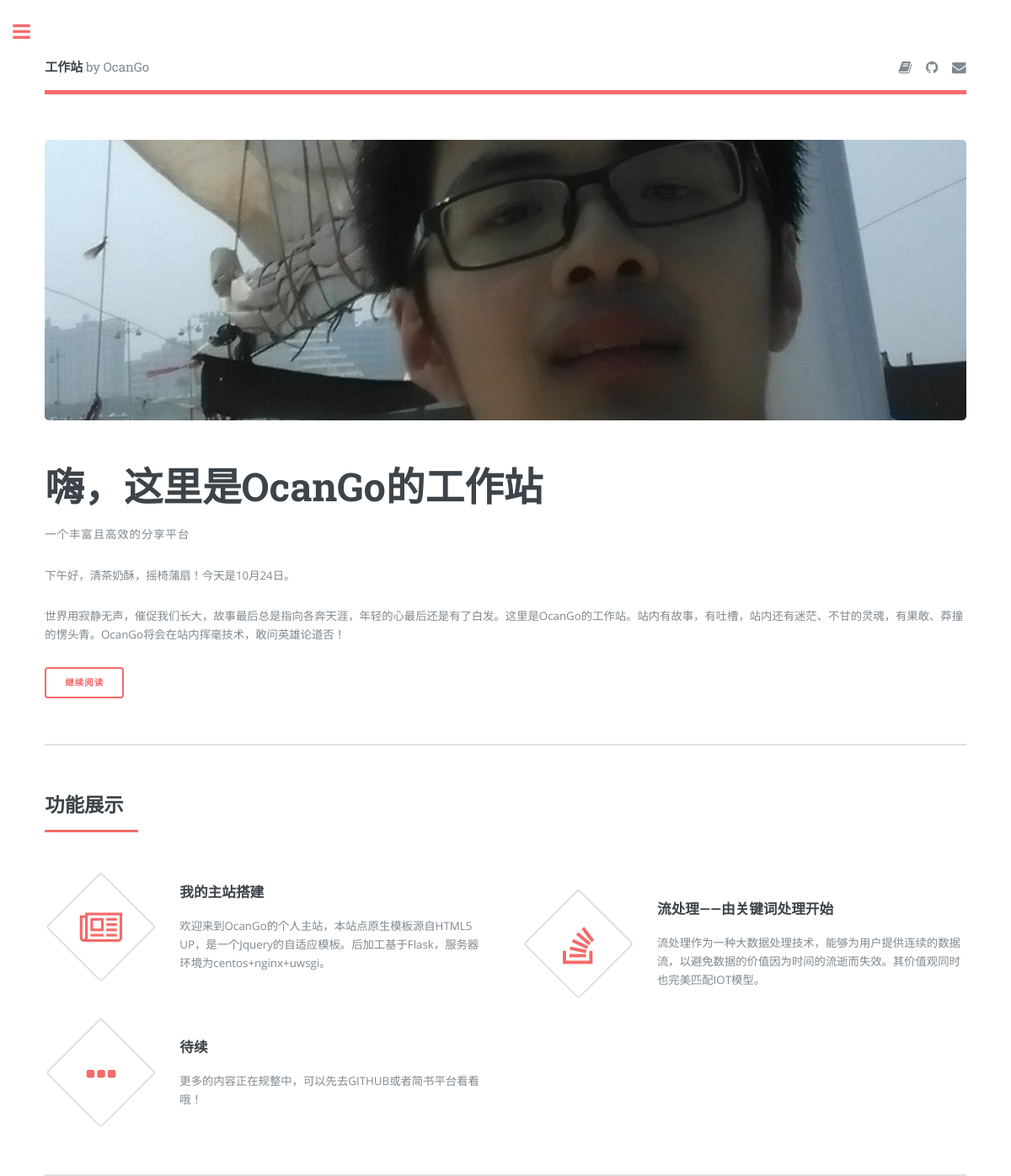
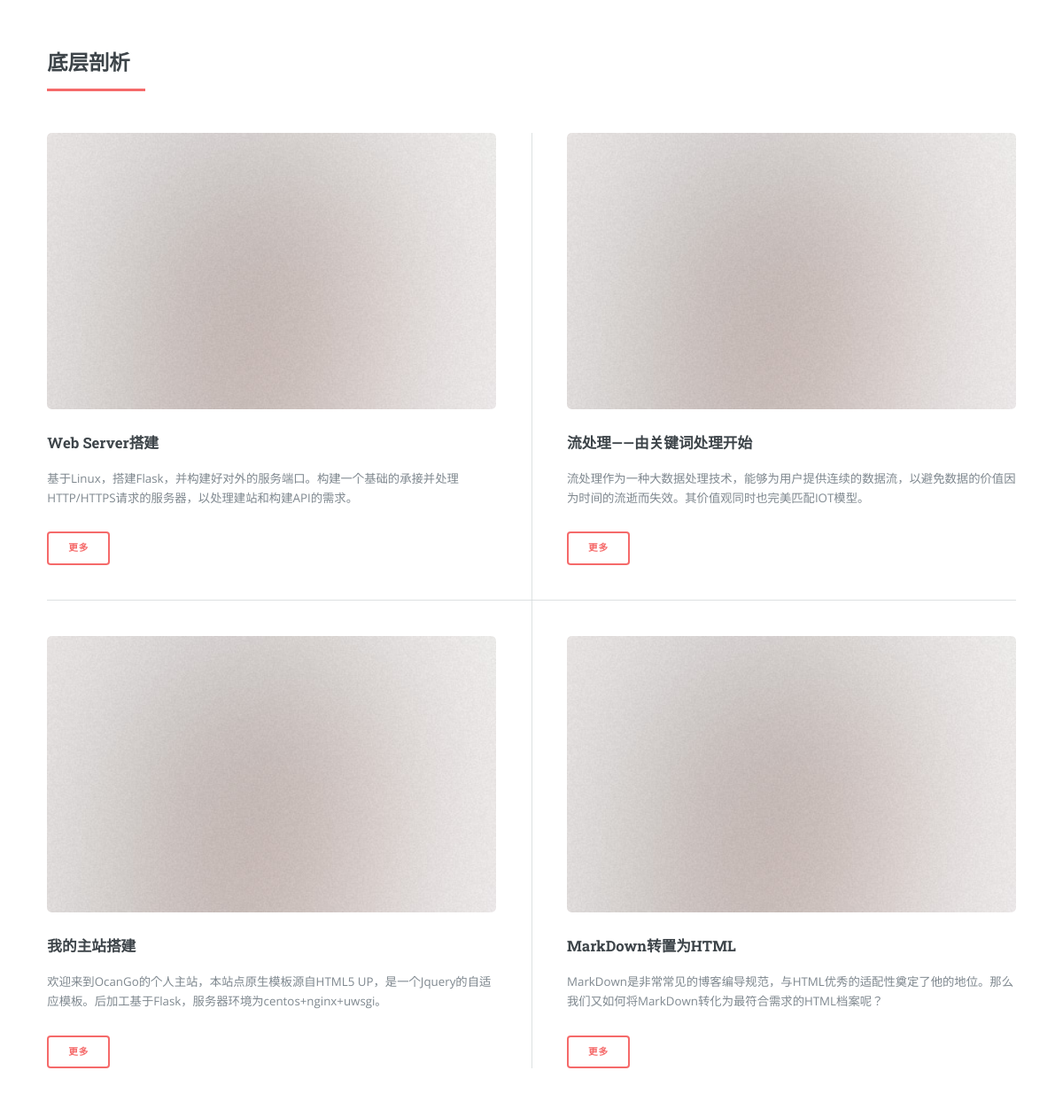
The page / on the database its author committed (2 pictures, top to bottom).
### models/projects.py (models this page shows, shortened)
class ProjectModel(db.Model):
    __tablename__='project'
    id = db.Column(db.Integer, primary_key=True)
    name = db.Column(db.String(80))
    icon = db.Column(db.String(40))
    weight = db.Column(db.Integer,nullable=False)#权重,默认1,最大10，不实际卡控
    introduce = db.Column(db.String(1000))
    article_url = db.Column(db.Boolean,default=False,nullable=False)
    create_time = db.Column(db.DateTime , nullable=False , default=datetime.now)
    articles = db.relationship('ArticleModel', lazy='dynamic')
    features = db.relationship('FeatureModel', lazy='dynamic')
    def json(self):
        store = self.articles.filter_by(topic=self.name).first()
        return {
            "id":self.id,
            "name":self.name,
            "icon":self.icon,
            "introduce":self.introduce,
            "article_url":self.article_url,
            "article_id":store.id if store is not None else -1,
            "data_str":self.create_time.strftime('%Y-%m-%d')
        }
    @classmethod
    def get_all_projects_bytree(cls):
        return [
            {
                'id':project.id,
                'name':project.name
            } for project in cls.query.all()
        ]
    @classmethod
    def get_all_projects_bydict(cls,maxindex = 4):
        return [project.json() for project in (cls.query.order_by(cls.weight.desc()).limit(maxindex).all() if maxindex is not None else cls.query.order_by(cls.weight.desc()).all())]

### models/articles.py (models this page shows, shortened)
class ArticleModel(db.Model):
    __tablename__='article'
    id = db.Column(db.Integer, primary_key=True)
    topic = db.Column(db.String(80))
    picture_url = db.Column(db.String(80))
    article_url = db.Column(db.Boolean,default=False,nullable=False)
    weight = db.Column(db.Integer,nullable=False)#权重,默认1,最大10，不实际卡控
    introduce = db.Column(db.String(1000))
    link_project = db.Column(db.Integer, db.ForeignKey('project.id'))
    create_time = db.Column(db.DateTime , nullable=False , default=datetime.now)
    store = db.relationship('ProjectModel')
    def json(self):
        return {
            "id":self.id,
            "topic":self.topic,
            "picture_url":self.picture_url,
            "article_url":self.article_url,
            "introduce":self.introduce,
            "link_project":self.link_project,
            "data_str":self.create_time.strftime('%Y-%m-%d')
        }
    @classmethod
    def get_all_acricles_bydict(cls,maxindex = 6):
        return [article.json() for article in (cls.query.order_by(cls.weight.desc()).limit(maxindex).all() if maxindex is not None else cls.query.order_by(cls.weight.desc()).all())]

### app.py (the view)
@app.route('/')
def index():
    return render_template(
        'index.html',
        now_time=main_parse.welcome_home(),
        projects=ProjectModel.get_all_projects_bydict(),
        articles=ArticleModel.get_all_acricles_bydict(),
        sidebar_project = ProjectModel.get_all_projects_bytree()
    )

### main_parse.py (called while the page is built)
def welcome_home():
    utc_time = datetime.utcnow().replace(tzinfo=utc_tz)
    now_time = utc_time.astimezone(cst_tz)
    for i in range(len(hour_to_zone)):
        if now_time.hour in hour_to_zone[i]:
            welcome_text = zone_to_text.get(i,'Welcome！')
    welcome_text += '' +'今天是' + now_time.strftime('%m') + '月' + now_time.strftime('%d') + '日。'
    return welcome_text

### templates/index.html (shortened to what this page needs)
{% extends "base/base.html" %}
{% block mainbody %}
		<section id="banner">
			<div class="content">
				<header>
					<h1>嗨，这里是OcanGo的工作站</h1>
					<p>一个丰富且高效的分享平台</p>
				</header>
				<p>{{now_time}}</p>
				<p>世界用寂静无声，催促我们长大，故事最后总是指向各奔天涯，年轻的心最后还是有了白发。这里是OcanGo的工作站。站内有故事，有吐槽，站内还有迷茫、不甘的灵魂，有果敢、莽撞的愣头青。OcanGo将会在站内挥毫技术，敢问英雄论道否！</p>
				<ul class="actions">
					<li><a class="button big" href="javascript:void(0)" onclick="showText(this)">继续阅读</a></li>
				</ul>
			</div>
			<span class="image object">
				<img src="{{ url_for('static', filename='images/pic10.jpg') }}" alt="脸就是要大" />
			</span>
		</section>
		<section>
			<header class="major">
				<h2>功能展示</h2>
			</header>
			<div class="features">
				{% for project in projects %}
				<article id="{{project.article_id}}" onclick="blink_to_acticle(this,'article')" class='clickable' title="{{project.name}}">
					<span class="icon {{ project.icon }}"></span>
					<div class="content">
						<h3>{{project.name}}</h3>
						<p>{{project.introduce}}</p>
					</div>
				</article>
				{% endfor%}
				<article>
					<span class="icon fa-ellipsis-h"></span>
					<div class="content">
						<h3>待续</h3>
						<p>更多的内容正在规整中，可以先去GITHUB或者简书平台看看哦！</p>
					</div>
				</article>
			</div>
		</section>
		<section>
			<header class="major">
				<h2>底层剖析</h2>
			</header>
			<div class="posts">
				{% for article in articles %}
				<article title="{{article.topic}}">
					<a href="{{ url_for('articles',topic=article.id) }}" class="image"><img src="{{ url_for('static', filename=article.picture_url) }}" alt="" /></a>
					<h3>{{article.topic}}</h3>
					<p>{{article.introduce}}</p>
					<ul class="actions">
						<li>
							<a href="{{url_for('articles',topic=article.id)}}" class="button">更多</a></li>
					</ul>
				</article>
				{% endfor %}
			</div>
		</section>
{% endblock %}

### templates/base/base.html (shortened to what this page needs)
<!DOCTYPE HTML>
<html>
	<head>
        <link rel="stylesheet" href="{{ url_for('static', filename='assets/css/main.css') }}" />
	</head>
	<body class="is-preload">
			<div id="wrapper">
					<div id="main">
						<div class="inner">
								<header id="header">
									<a href="{{ url_for('index') }}" class="logo"><strong>工作站</strong> by OcanGo</a>
									<ul class="icons">
										<li><a href="https://www.jianshu.com/u/9fd2055a348f" class="icon fa-book" title="简书"><span class="label">简书</span></a></li>
										<li><a href="https://github.com/Ocango" class="icon fa-github" title="GitHub"><span class="label">GitHub</span></a></li>
										<li><a href="mailto:langjiandeyouyu@163.com?subject=在OcanGo的工作站：" class="icon fa-envelope" title="邮箱"><span class="label">邮箱</span></a></li>
									</ul>
								</header>
                                {% block mainbody %}
                                {% endblock %}
						</div>
					</div>
			</div>
	</body>
</html>

### rows shown on the page
ProjectModel: name "我的主站搭建", introduce "欢迎来到OcanGo的个人主站，本站点原生模板源自HTML5 UP，是一个Jquery的自适应模板。后加工基于Flask，服务器环境为centos+nginx+uwsgi。"
ProjectModel: name "流处理——由关键词处理开始", introduce "流处理作为一种大数据处理技术，能够为用户提供连续的数据流，以避免数据的价值因为时间的流逝而失效。其价值观同时也完美匹配IOT模型。"
ArticleModel: picture_url (picture), topic "Web Server搭建", introduce "基于Linux，搭建Flask，并构建好对外的服务端口。构建一个基础的承接并处理HTTP/HTTPS请求的服务器，以处理建站和构建API的需求。"
ArticleModel: picture_url (picture), topic "流处理——由关键词处理开始", introduce "流处理作为一种大数据处理技术，能够为用户提供连续的数据流，以避免数据的价值因为时间的流逝而失效。其价值观同时也完美匹配IOT模型。"
ArticleModel: picture_url (picture), topic "我的主站搭建", introduce "欢迎来到OcanGo的个人主站，本站点原生模板源自HTML5 UP，是一个Jquery的自适应模板。后加工基于Flask，服务器环境为centos+nginx+uwsgi。"
ArticleModel: picture_url (picture), topic "MarkDown转置为HTML", introduce "MarkDown是非常常见的博客编导规范，与HTML优秀的适配性奠定了他的地位。那么我们又如何将MarkDown转化为最符合需求的HTML档案呢？"

### other values the page prints
{{ now_time }} "下午好，清茶奶酥，摇椅蒲扇！今天是10月24日。"
